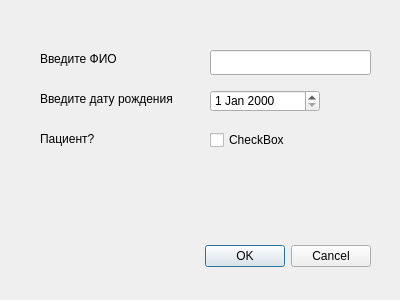
<?xml version="1.0" encoding="UTF-8"?>
<ui version="4.0">
 <class>FormPatient</class>
 <widget class="QDialog" name="FormPatient">
  <property name="geometry">
   <rect>
    <x>0</x>
    <y>0</y>
    <width>400</width>
    <height>300</height>
   </rect>
  </property>
  <property name="windowTitle">
   <string>Dialog</string>
  </property>
  <widget class="QDialogButtonBox" name="buttonBox">
   <property name="geometry">
    <rect>
     <x>30</x>
     <y>240</y>
     <width>341</width>
     <height>32</height>
    </rect>
   </property>
   <property name="orientation">
    <enum>Qt::Orientation::Horizontal</enum>
   </property>
   <property name="standardButtons">
    <set>QDialogButtonBox::StandardButton::Cancel|QDialogButtonBox::StandardButton::Ok</set>
   </property>
  </widget>
  <widget class="QLabel" name="label">
   <property name="geometry">
    <rect>
     <x>40</x>
     <y>50</y>
     <width>151</width>
     <height>17</height>
    </rect>
   </property>
   <property name="text">
    <string>Введите ФИО</string>
   </property>
  </widget>
  <widget class="QLineEdit" name="lineEdit_full_name">
   <property name="geometry">
    <rect>
     <x>210</x>
     <y>50</y>
     <width>161</width>
     <height>25</height>
    </rect>
   </property>
  </widget>
  <widget class="QLabel" name="label_3">
   <property name="geometry">
    <rect>
     <x>40</x>
     <y>130</y>
     <width>161</width>
     <height>17</height>
    </rect>
   </property>
   <property name="text">
    <string>Пациент? </string>
   </property>
  </widget>
  <widget class="QLabel" name="label_2">
   <property name="geometry">
    <rect>
     <x>40</x>
     <y>90</y>
     <width>161</width>
     <height>17</height>
    </rect>
   </property>
   <property name="text">
    <string>Введите дату рождения</string>
   </property>
  </widget>
  <widget class="QCheckBox" name="checkBox_is_patient">
   <property name="geometry">
    <rect>
     <x>210</x>
     <y>130</y>
     <width>85</width>
     <height>20</height>
    </rect>
   </property>
   <property name="text">
    <string>CheckBox</string>
   </property>
  </widget>
  <widget class="QDateEdit" name="dateEdit_birth_date">
   <property name="geometry">
    <rect>
     <x>210</x>
     <y>90</y>
     <width>110</width>
     <height>22</height>
    </rect>
   </property>
  </widget>
 </widget>
 <resources/>
 <connections>
  <connection>
   <sender>buttonBox</sender>
   <signal>accepted()</signal>
   <receiver>FormPatient</receiver>
   <slot>accept()</slot>
   <hints>
    <hint type="sourcelabel">
     <x>248</x>
     <y>254</y>
    </hint>
    <hint type="destinationlabel">
     <x>157</x>
     <y>274</y>
    </hint>
   </hints>
  </connection>
  <connection>
   <sender>buttonBox</sender>
   <signal>rejected()</signal>
   <receiver>FormPatient</receiver>
   <slot>reject()</slot>
   <hints>
    <hint type="sourcelabel">
     <x>316</x>
     <y>260</y>
    </hint>
    <hint type="destinationlabel">
     <x>286</x>
     <y>274</y>
    </hint>
   </hints>
  </connection>
 </connections>
</ui>
